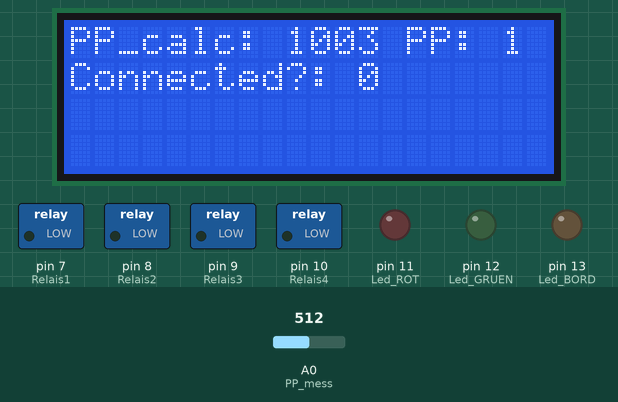
A sketch run on a simulated Arduino Mega 2560, built with avr-gcc and run on an emulated ATmega2560. Shown: 20×4 character LCD, switched loads named in the sketch (green lamp = pin HIGH), output pins drawn as LEDs (lit = HIGH). The test bench sets the inputs (shaded band); at power-on: A0 (PP_mess) = 512.

Above: at 1.8 s.
1.9 s: A0 (PP_mess) set to 140
At 3.6 s:
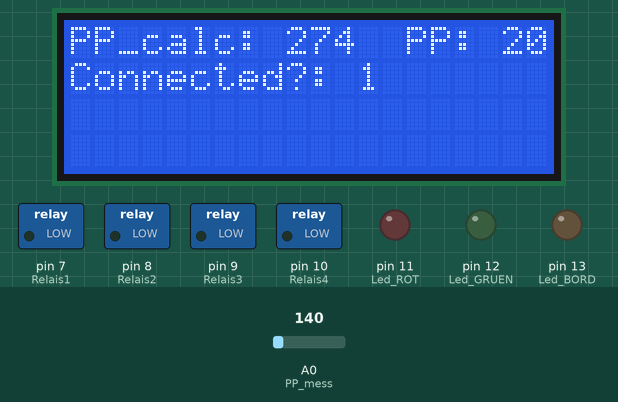
3.9 s: A0 (PP_mess) set to 122
At 4.6 s:
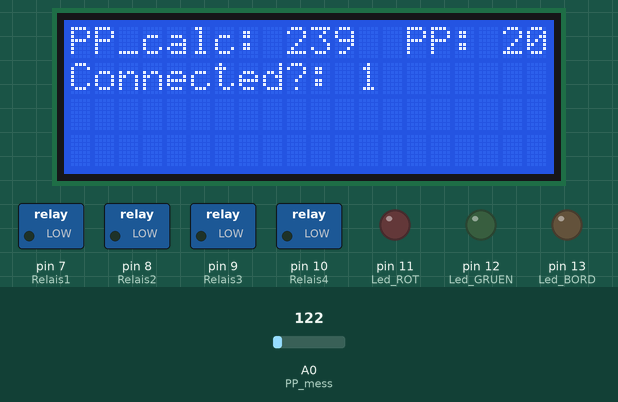
5.4 s: A0 (PP_mess) set to 160
At 6.2 s:
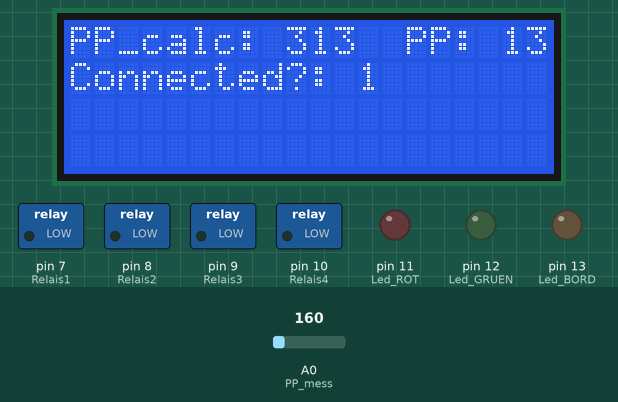
Timing chart, 0 to 8.4 s (numbered marks = the images above; inputs shaded):
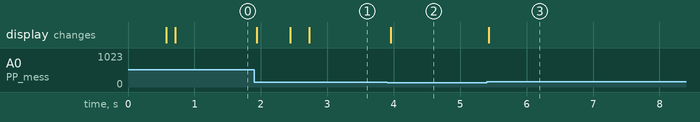

Measured:
- after the input at 1.9 s, the display: first changes at once (image 1 shows a later state)
- after the input at 3.9 s, the display: changes after 0.06 s (image 2)
- after the input at 5.4 s, the display: changes at once (image 3)

The sketch:

Verriegelung_Freigabe_V0.01.ino
```cpp
////////////////////////////////////////////////////////////
//      Kangoo Typ2 Steckerverriegelung und Freigabe      //
//            Autor: B.Knöfel ***** Version 0.01          //
//                                                        //
//                   STATUS: Ungetestet!                  //
////////////////////////////////////////////////////////////


/*
  Changelog:
  30.10.2016 Anfang gemacht...


Notizen:
~~~~~~~~


///////////////////////////////////////////////////////////////////////////
// PP-Widerstandsmessung und Bestimmung der Belastbarkeit des Ladekabels //
/*                _______         _______
      PE+GND ----|__4k7__|---o---|__4k7__|---- +5V (Arduino)
                             |
                  _______    |
          PE ----|__PP_?_|---o---------------- AnalogInput
*/

//////// Ein- und Ausgänge:
int PP_mess    =  A0;   // Anschluss PP von Ladedose
int TasterSTOP =  6;    // Beenden der Ladung
int Relais1    =  7;    // Verriegelung Öffnen
int Relais2    =  8;    // Verriegelung Schließen
int Relais3    =  9;    // Freigabe ans Fahrzeug "Ladung starten"
int Relais4    = 10;
int Led_ROT    = 11;    // LED Fehler
int Led_GRUEN  = 12;    // LED Status
int Led_BORD   = 13;    // Onbord LED Arduino

/////// Static:
int PP_calc = 0;        // Abgleichswert der PP Messung über Analogeingang
int PP = 0;             // ergibt die maximale Belastbarkeit des Ladekabels (zb. 32 für 32A)
bool Connected = 0;     // gibt Status zurück, ob Fahrzeug verbunden, oder nicht
bool rem_con = 0;
bool rem_discon = 0;
unsigned long remTime_con = 0;
unsigned long remTime_discon = 0;
unsigned long UpdateDisplay = 0;

// LCD Display 4x20 Zeichen
#include <Wire.h>
#include <LiquidCrystal_I2C.h>
LiquidCrystal_I2C lcd(0x27, 2, 1, 0, 4, 5, 6, 7, 3, POSITIVE);

void setup() {
pinMode(PP, INPUT);
pinMode(TasterSTOP, INPUT);
pinMode(Relais1, OUTPUT);
pinMode(Relais2, OUTPUT);
pinMode(Relais3, OUTPUT);
pinMode(Relais4, OUTPUT);
pinMode(Led_ROT, OUTPUT);
pinMode(Led_GRUEN, OUTPUT);
pinMode(Led_BORD, OUTPUT);

// Serial.begin(9600);

// LCD Display 4x20 Zeichen
lcd.begin(20, 4);
lcd.setCursor(0,0); lcd.print("Display READY"); delay (500); lcd.clear(); delay (100);

}

void loop() {

///////////////////////////////////////////////////////////////////////////////
// Bestimmen des PP Widerstandes und Status Fahrzeug angeschlossen oder nicht

  PP_calc = analogRead(PP_mess) *1.96 ;  // mit mathematischen Rechnungen anpassen bis PP_calc bei offenem Messkreis bei ca. 1000 ist

  if (PP_calc >  500)                   PP =  1;       // offener Kreis   = Messung ergibt ca. 1000
  if (PP_calc <= 500 && PP_calc > 300)  PP = 13;       // 1500 Ohm =  13A = Messung ergibt ca.  390
  if (PP_calc <= 300 && PP_calc > 150)  PP = 20;       //  680 Ohm =  20A = Messung ergibt ca.  225
  if (PP_calc <= 150 && PP_calc >  60)  PP = 32;       //  220 Ohm =  32A = Messung ergibt ca.   85
  if (PP_calc <=  60 && PP_calc >  10)  PP = 63;       //  100 Ohm =  63A = Messung ergibt ca.   40
  if (PP_calc <=  10)                   PP = 99;       // Kurzschluss     = Messung ergibt ca.    0

///// Verbunden
  if ((PP==13 || PP==20 || PP==32 || PP==63) && rem_con==LOW){
    rem_con = HIGH;
    rem_discon = LOW;
    remTime_con = millis() + 500;                      // Verzögerungszeit zur Erkennung "Verbunden" ---> Entprellen
  }
  if (remTime_con != 0 && remTime_con < millis() && rem_con == HIGH) {
    Connected = 1;
    remTime_con = 0;
  }

///// Getrennt
  if ((PP==1 || PP==99) && rem_discon==LOW){
    rem_discon = HIGH;
    rem_con = LOW;
    remTime_discon = millis() + 500;                   // Verzögerungszeit zur Erkennung "Getrennt" ---> Entprellen
  }
  if (remTime_discon != 0 && remTime_discon < millis() && rem_discon == HIGH) {
    Connected = 0;
    remTime_discon = 0;
  }


///////////////////////////////////////////////////////////////////////////////
// Bestimmen ob Verriegelung geöffnet oder geschlossen ist


///////////////////////////////////////////////////////////////////////////////
// Displayausgaben

// Display nur alle X-Sekunden löschen ... vermeidet Flackern!
  if (millis() >= UpdateDisplay){
    lcd.clear();
    UpdateDisplay = millis() + 1000;      // 1000 = 1 Sekunde
  }


  lcd.setCursor(0,0); lcd.print("PP_calc: "); lcd.print(PP_calc); lcd.setCursor(14,0); lcd.print("PP: "); lcd.print(PP);
  lcd.setCursor(0,1); lcd.print("Connected?: "); lcd.print(Connected);
//  lcd.setCursor(0,2); lcd.print("rem_con   : "); lcd.print(rem_con); lcd.print(" ");lcd.print((remTime_con-millis())/1000);
//  lcd.setCursor(0,3); lcd.print("rem_discon: "); lcd.print(rem_discon); lcd.print(" ");lcd.print((remTime_discon-millis())/1000);


/*
  lcd.clear();
  lcd.setCursor(0, 0);
  lcd.print("AI0: ");
  lcd.print(AI0);

  lcd.setCursor(0, 1);
  lcd.print("PP= ");
  switch (PP) {
    case 0:   lcd.print("Init Error!") ; break;    // Initialisierungsfehler
    case 1:   lcd.print(" No con!")    ; break;    // Nicht angeschlossen
    case 13:  lcd.print("13A / 1500")  ; break;    // 13A
    case 20:  lcd.print("20A / 680")   ; break;    // 20A
    case 32:  lcd.print("32A / 220")   ; break;    // 32A
    case 63:  lcd.print("63A / 100")   ; break;    // 63A
    case 99:  lcd.print("Kurzschluss") ; break;    // Kurzschluss
    default:  lcd.print("Script Err.") ; break;    // Ungenau
    }
*/

//  delay(200);
}
```
